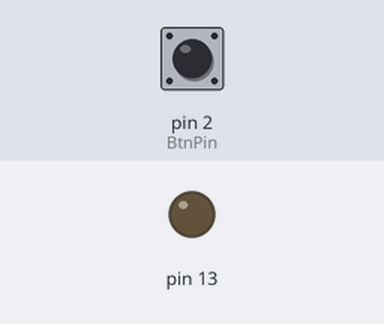
A sketch run on a simulated Arduino Uno, built with avr-gcc and run on an emulated ATmega328P. On the bench: output pins drawn as LEDs (lit = HIGH). Inputs (shaded band) come from the test bench; at power-on: pin 2 (BtnPin) HIGH. What the sketch prints to the serial monitor is not drawn.

Above: at 1.2 s.
1.3 s: pin 2 (BtnPin) pulled LOW for 0.15 s
At 2.6 s:
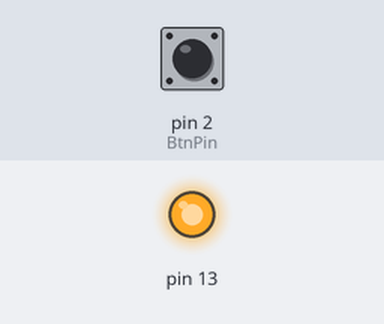
2.9 s: pin 2 (BtnPin) pulled LOW for 1 s
At 5.1 s:
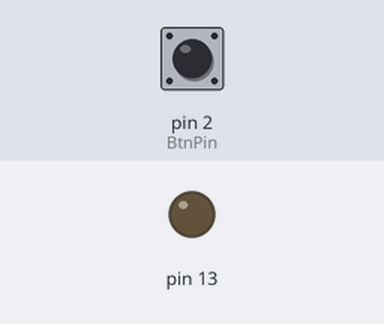
5.4 s: pin 2 (BtnPin) pulled LOW for 3.2 s
At 8.9 s:
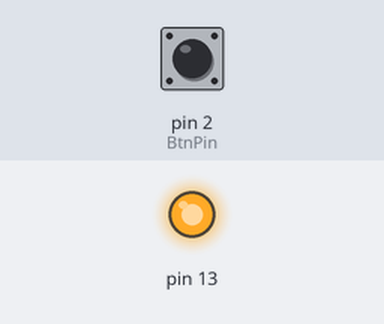
10.1 s: pin 2 (BtnPin) pulsed LOW 2 times (0.12 s each, 0.3 s apart)
At 10.38 s:
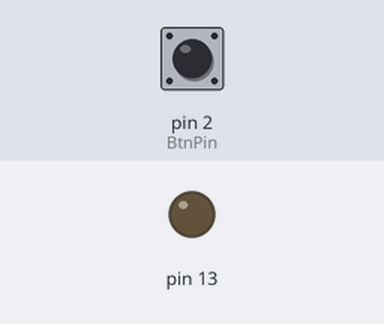
Timing chart, 0 to 13.1 s (numbered marks = the images above; inputs shaded):
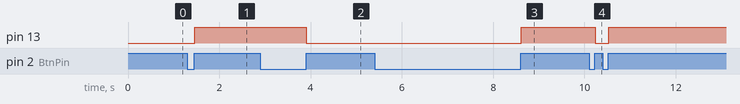

Measured:
- after the input at 1.3 s, pin 13: LOW → HIGH after 0.16 s
- after the input at 2.9 s, pin 13: HIGH → LOW after 1.0 s
- after the input at 5.4 s, pin 13: LOW → HIGH after 3.2 s
- after the input at 10.1 s, pin 13: HIGH → LOW after 0.13 s, → HIGH 0.30 s later

The sketch:

button_switch3.ino
```cpp
#include "Led.h"
#include "SwitchButton.h"
#define BtnPin 2

Led redLed(13);
SwitchButton btn(2);

void setup() {
  Serial.begin(115200);
  redLed.off();
}

void loop() {
 unsigned int stateChangeCount = btn.getStateChangeCount();
    switch (stateChangeCount % 4) {
        case 0:
          redLed.off();
          break;
        case 2:
          redLed.on();
          break;
      }

  Serial.print("you click:");
  Serial.println(stateChangeCount/2);

}
```

Led.cpp
```cpp
#include "Led.h"

    Led::Led(byte pin){
      _pinNum = pin;
      pinMode(_pinNum,OUTPUT);
     }

     byte Led::getPinNum(){
        return _pinNum;
     }

     void Led::on(){
      digitalWrite(_pinNum,HIGH);
     }

     void Led::off(){
      digitalWrite(_pinNum,LOW);
     }
```

Led.h
```cpp
#include <arduino.h>
class Led{
  private:
    byte _pinNum;
  public:
    Led(byte pin);
    byte getPinNum();
    void on();
    void off();
};
```

SwitchButton.cpp
```cpp
#include <arduino.h>
#include "SwitchButton.h"

SwitchButton::SwitchButton(byte pin) {
  _pinNum = pin;
  _stateChangeCount = 0;
  pinMode(_pinNum, INPUT_PULLUP);
  _state = digitalRead(_pinNum);
}

unsigned long SwitchButton::getStateChangeCount() {
  boolean nowState = digitalRead(_pinNum);
  if (_state != nowState) {
    delay(10);
    if (nowState == digitalRead(_pinNum)) {
      _state = nowState;
      _stateChangeCount++;
    }
  }
  return _stateChangeCount;
}
```

SwitchButton.h
```cpp
#ifndef __SWITCHBUTTON__
#define __SWITCHBUTTON__

#include <arduino.h>

class SwitchButton {
  private:
    byte _pinNum;
    unsigned long _stateChangeCount;
    boolean _state;

  public:
    SwitchButton(byte);
    unsigned long getStateChangeCount();
};

#endif
```
